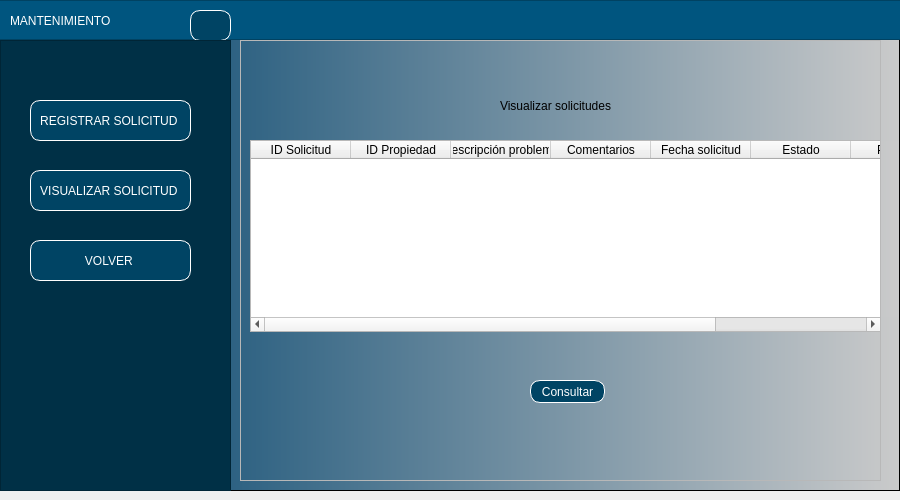
<?xml version="1.0" encoding="UTF-8"?>
<ui version="4.0">
 <class>MainWindow</class>
 <widget class="QMainWindow" name="MainWindow">
  <property name="geometry">
   <rect>
    <x>0</x>
    <y>0</y>
    <width>900</width>
    <height>500</height>
   </rect>
  </property>
  <property name="minimumSize">
   <size>
    <width>900</width>
    <height>500</height>
   </size>
  </property>
  <property name="maximumSize">
   <size>
    <width>900</width>
    <height>16777215</height>
   </size>
  </property>
  <property name="windowTitle">
   <string>MainWindow</string>
  </property>
  <widget class="QWidget" name="centralwidget">
   <layout class="QHBoxLayout" name="horizontalLayout" stretch="0">
    <property name="leftMargin">
     <number>0</number>
    </property>
    <property name="topMargin">
     <number>0</number>
    </property>
    <property name="rightMargin">
     <number>0</number>
    </property>
    <item>
     <widget class="QFrame" name="framefondo">
      <property name="styleSheet">
       <string notr="true">QWidget#framefondo{
background-color: qlineargradient(spread:pad, x1:0, y1:0, x2:1, y2:0, stop:0.039548 rgba(0, 67, 109, 255), stop:1 rgba(203, 203, 203, 255));}</string>
      </property>
      <property name="frameShape">
       <enum>QFrame::StyledPanel</enum>
      </property>
      <property name="frameShadow">
       <enum>QFrame::Raised</enum>
      </property>
      <widget class="QFrame" name="frame_superior">
       <property name="geometry">
        <rect>
         <x>-10</x>
         <y>0</y>
         <width>911</width>
         <height>40</height>
        </rect>
       </property>
       <property name="maximumSize">
        <size>
         <width>16777215</width>
         <height>40</height>
        </size>
       </property>
       <property name="styleSheet">
        <string notr="true">background-color: rgb(0, 85, 127);</string>
       </property>
       <property name="frameShape">
        <enum>QFrame::StyledPanel</enum>
       </property>
       <property name="frameShadow">
        <enum>QFrame::Raised</enum>
       </property>
       <widget class="QLabel" name="label">
        <property name="geometry">
         <rect>
          <x>20</x>
          <y>10</y>
          <width>181</width>
          <height>21</height>
         </rect>
        </property>
        <property name="styleSheet">
         <string notr="true">font: 16pt &quot;Arial&quot;;
color: white;</string>
        </property>
        <property name="text">
         <string>MANTENIMIENTO</string>
        </property>
       </widget>
       <widget class="QPushButton" name="btnMenu">
        <property name="geometry">
         <rect>
          <x>200</x>
          <y>10</y>
          <width>41</width>
          <height>31</height>
         </rect>
        </property>
        <property name="styleSheet">
         <string notr="true">QPushButton{
font: 87 9pt &quot;Arial&quot;;
background-color: rgb(0, 68, 100);
color:white;
border:1px solid white;
border-radius: 10px;
}


QPushButton:hover {
background-color:qlineargradient(spread:pad, x1:0, y1:0, x2:1, y2:0, stop:0.039548 rgba(0, 67, 109, 255), stop:1 rgba(203, 203, 203, 255))
}</string>
        </property>
        <property name="text">
         <string/>
        </property>
        <property name="icon">
         <iconset>
          <normaloff>./Imagenes/menu.png</normaloff>./Imagenes/menu.png</iconset>
        </property>
       </widget>
      </widget>
      <widget class="QFrame" name="frameBotones">
       <property name="geometry">
        <rect>
         <x>0</x>
         <y>40</y>
         <width>231</width>
         <height>451</height>
        </rect>
       </property>
       <property name="styleSheet">
        <string notr="true">QFrame{
background-color: rgb(0, 48, 70)
}


QPushButton{
font: 87 9pt &quot;Arial&quot;;
background-color: rgb(0, 68, 100);
color:white;
border:1px solid white;
border-radius: 10px;
}


QPushButton:hover {
background-color:qlineargradient(spread:pad, x1:0, y1:0, x2:1, y2:0, stop:0.039548 rgba(0, 67, 109, 255), stop:1 rgba(203, 203, 203, 255))
}</string>
       </property>
       <property name="frameShape">
        <enum>QFrame::StyledPanel</enum>
       </property>
       <property name="frameShadow">
        <enum>QFrame::Raised</enum>
       </property>
       <widget class="QPushButton" name="btnVolver">
        <property name="geometry">
         <rect>
          <x>30</x>
          <y>200</y>
          <width>161</width>
          <height>41</height>
         </rect>
        </property>
        <property name="layoutDirection">
         <enum>Qt::RightToLeft</enum>
        </property>
        <property name="styleSheet">
         <string notr="true"/>
        </property>
        <property name="text">
         <string>VOLVER </string>
        </property>
        <property name="icon">
         <iconset>
          <normaloff>./Imagenes/volver.png</normaloff>./Imagenes/volver.png</iconset>
        </property>
       </widget>
       <widget class="QPushButton" name="btnRegisSolicitud">
        <property name="geometry">
         <rect>
          <x>30</x>
          <y>60</y>
          <width>161</width>
          <height>41</height>
         </rect>
        </property>
        <property name="layoutDirection">
         <enum>Qt::RightToLeft</enum>
        </property>
        <property name="text">
         <string>REGISTRAR SOLICITUD </string>
        </property>
        <property name="icon">
         <iconset>
          <normaloff>./Imagenes/reporte.png</normaloff>./Imagenes/reporte.png</iconset>
        </property>
       </widget>
       <widget class="QPushButton" name="btnVizualizarSolicitud">
        <property name="geometry">
         <rect>
          <x>30</x>
          <y>130</y>
          <width>161</width>
          <height>41</height>
         </rect>
        </property>
        <property name="layoutDirection">
         <enum>Qt::RightToLeft</enum>
        </property>
        <property name="text">
         <string>VISUALIZAR SOLICITUD </string>
        </property>
        <property name="icon">
         <iconset>
          <normaloff>./Imagenes/buscar.png</normaloff>./Imagenes/buscar.png</iconset>
        </property>
       </widget>
      </widget>
      <widget class="QFrame" name="framePaginas">
       <property name="geometry">
        <rect>
         <x>240</x>
         <y>40</y>
         <width>641</width>
         <height>441</height>
        </rect>
       </property>
       <property name="frameShape">
        <enum>QFrame::StyledPanel</enum>
       </property>
       <property name="frameShadow">
        <enum>QFrame::Raised</enum>
       </property>
       <widget class="QStackedWidget" name="stackedWidget">
        <property name="geometry">
         <rect>
          <x>0</x>
          <y>0</y>
          <width>681</width>
          <height>451</height>
         </rect>
        </property>
        <property name="currentIndex">
         <number>0</number>
        </property>
        <widget class="QWidget" name="pageVisulizar">
         <widget class="QTableWidget" name="tablePagosInquilino">
          <property name="geometry">
           <rect>
            <x>10</x>
            <y>100</y>
            <width>631</width>
            <height>192</height>
           </rect>
          </property>
          <column>
           <property name="text">
            <string>ID Solicitud</string>
           </property>
          </column>
          <column>
           <property name="text">
            <string>ID Propiedad</string>
           </property>
          </column>
          <column>
           <property name="text">
            <string>Descripción problema</string>
           </property>
          </column>
          <column>
           <property name="text">
            <string>Comentarios</string>
           </property>
          </column>
          <column>
           <property name="text">
            <string>Fecha solicitud</string>
           </property>
          </column>
          <column>
           <property name="text">
            <string>Estado</string>
           </property>
          </column>
          <column>
           <property name="text">
            <string>Prioridad</string>
           </property>
          </column>
          <column>
           <property name="text">
            <string>Proveedor</string>
           </property>
          </column>
         </widget>
         <widget class="QLabel" name="label_7">
          <property name="geometry">
           <rect>
            <x>260</x>
            <y>50</y>
            <width>231</width>
            <height>31</height>
           </rect>
          </property>
          <property name="styleSheet">
           <string notr="true">font: 11pt &quot;Arial&quot;;</string>
          </property>
          <property name="text">
           <string>Visualizar solicitudes</string>
          </property>
         </widget>
         <widget class="QPushButton" name="btnConsultar">
          <property name="geometry">
           <rect>
            <x>290</x>
            <y>340</y>
            <width>75</width>
            <height>23</height>
           </rect>
          </property>
          <property name="styleSheet">
           <string notr="true">QPushButton{
font: 87 9pt &quot;Arial&quot;;
background-color: rgb(0, 68, 100);
color:white;
border:1px solid white;
border-radius: 10px;
}


QPushButton:hover {
background-color:rgb(0, 101, 148);
}</string>
          </property>
          <property name="text">
           <string>Consultar</string>
          </property>
         </widget>
        </widget>
       </widget>
      </widget>
     </widget>
    </item>
   </layout>
  </widget>
 </widget>
 <resources/>
 <connections/>
</ui>
